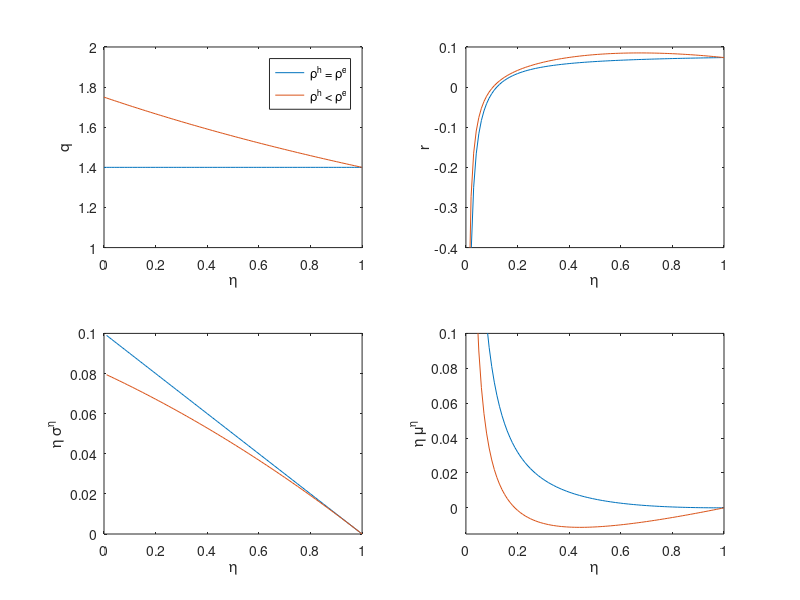

MATLAB code to generate this figure:
%problem 2.2 brunnermeier class
%cd('C:\Users\anbr.fi\Dropbox (CBS Finance)\Year3\ECO529 Macro, Money and International finance (online course)')
clearvars
% define konstants
kappa = 10;
a = .11;
rho = .05;
sigma = .1;
delta = 0.0; % try this, change so get the same rf
% this only needed for second model
rho_bar = 0.02;

%make eta grid
eta = 0:0.01:1;

%first replicate simple model %nb dynamic vars are t subscribted
q = (1 + kappa*a)/(1 + kappa*rho); %ie constant
r = rho + 1/kappa*log(q) - delta - sigma^2./eta;
%absolute drift eta
mu_eta_abs = (1-eta).^2./eta.^2*sigma^2.*eta;
%absolute vol eta
sigma_eta_abs = (1-eta)./eta*sigma.*eta;

%plot
subplot(2,2,1)
plot(eta,q.*ones(101,1))
axis([0 1 1 2])
xlabel('\eta')
ylabel('q')

subplot(2,2,2)
plot(eta,r)
axis([0 1 -0.4 0.1])
xlabel('\eta')
ylabel('r')

subplot(2,2,3)
plot(eta,sigma_eta_abs)
xlabel('\eta')
ylabel('\eta \sigma^{\eta}')

subplot(2,2,4)
plot(eta,mu_eta_abs)
xlabel('\eta')
ylabel('\eta \mu^{\eta}')

%second model
%clearvars -except kappa a rho sigma delta rho_bar eta
%make new model variables
q2 = (a + 1/kappa)./(rho.*eta + rho_bar.*(1-eta) + 1/kappa);
iota2 = (q2-1)./kappa;
theta2 = 1 - 1./eta;
%get sigma q2 analytically. Test with numerical too?
sigma_q2 = -(1-eta).*kappa.*(rho - rho_bar)/(1+kappa.*rho).*sigma;
zeta2 = (1 - theta2).*(sigma + sigma_q2);
mu_eta_abs2 = (a - iota2)./q2 - rho + theta2.^2.*(sigma + sigma_q2).^2 .* eta;
sigma_eta_abs2 = -theta2.*(sigma + sigma_q2).*eta;
% this next is quite messy, but got by ito on eta so should be fine.
mu_q2 = -(rho - rho_bar).*(a+ 1/kappa)...
    ./(eta.*(rho-rho_bar) + rho_bar + 1/kappa).^2 ...
.*mu_eta_abs2.*eta.*kappa  + kappa^2.*(rho - rho_bar).^2 ...
./(kappa.*(rho.*eta + rho_bar.*(1-eta)) + 1).^2 .* sigma_eta_abs2.^2;
r2 = (a-iota2)./q2 + 1/kappa*log(1+kappa.*iota2) - delta + mu_q2 + ...
    sigma*sigma_q2 - zeta2.*(sigma + sigma_q2);

%plot
subplot(2,2,1)
plot(eta,q.*ones(101,1),eta,q2)
axis([0 1 1 2])
xlabel('\eta')
ylabel('q')
legend('\rho^h = \rho^e','\rho^h < \rho^e')

subplot(2,2,2)
plot(eta,r,eta,r2)
axis([0 1 -0.4 0.1])
xlabel('\eta')
ylabel('r')

subplot(2,2,3)
plot(eta,sigma_eta_abs,eta,sigma_eta_abs2)
xlabel('\eta')
ylabel('\eta \sigma^{\eta}')

subplot(2,2,4)
plot(eta,mu_eta_abs,eta,mu_eta_abs2)
axis([0 1 -0.015 0.1])
xlabel('\eta')
ylabel('\eta \mu^{\eta}')
saveas(gcf,'p2part2.pdf')